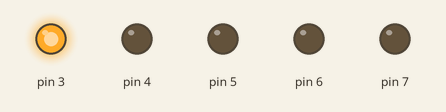
Recording of a sketch running on a simulated Arduino Uno, built with avr-gcc and run on an emulated ATmega328P. Shown: output pins drawn as LEDs (lit = HIGH).

Above: at 0.05 s.
At 0.65 s:
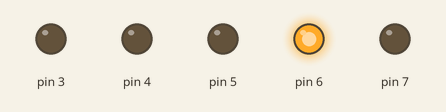
At 1.25 s:
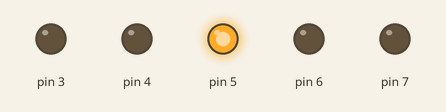
At 1.85 s:
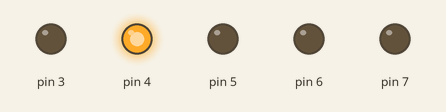
At 2.5 s:
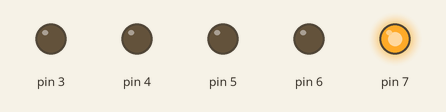
Timing chart, 0 to 3.0 s (numbered marks = the images above):
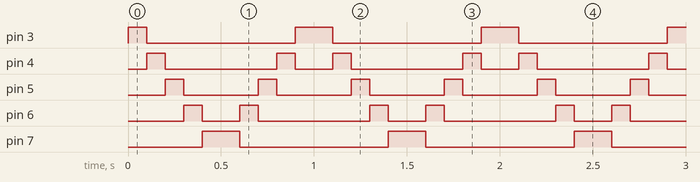

Measured:
- by itself, pin 3: repeats every 1.0 s: LOW 0.80 s, HIGH 0.20 s
- by itself, pin 4: repeats every 1.0 s: LOW 0.60 s, HIGH 0.10 s, LOW 0.20 s, HIGH 0.10 s
- by itself, pin 5: alternates HIGH for 0.10 s and LOW for 0.40 s
- by itself, pin 6: repeats every 1.0 s: LOW 0.20 s, HIGH 0.10 s, LOW 0.60 s, HIGH 0.10 s
- by itself, pin 7: alternates HIGH for 0.20 s and LOW for 0.80 s

The sketch:

Knight_Rider_USING_FOR_LOOP.ino
```cpp
void setup() {
  // put your setup code here, to run once:
  pinMode(3,OUTPUT);
  pinMode(4,OUTPUT);
  pinMode(5,OUTPUT);
  pinMode(6,OUTPUT);
  pinMode(7,OUTPUT);

}

void loop() {

  // put your main code here, to run repeatedly:
int x;
for(x=3;x<=7;x++){
     digitalWrite(x,HIGH);
     delay(100);
     digitalWrite(x,LOW);

  }

  for(x=7;x>=3;x--){
     digitalWrite(x,HIGH);
     delay(100);
     digitalWrite(x,LOW);

  }


}
```
